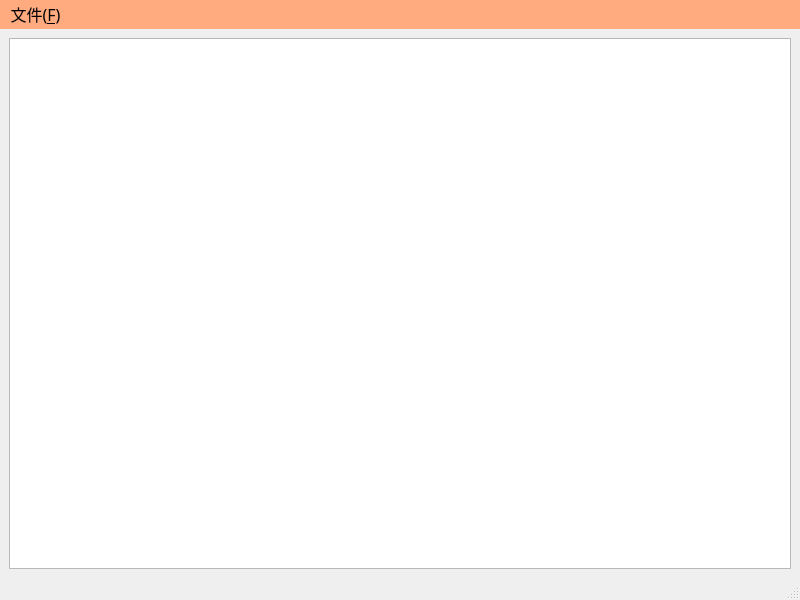
<?xml version="1.0" encoding="UTF-8"?>
<ui version="4.0">
 <class>MainWindow</class>
 <widget class="QMainWindow" name="MainWindow">
  <property name="geometry">
   <rect>
    <x>0</x>
    <y>0</y>
    <width>800</width>
    <height>600</height>
   </rect>
  </property>
  <property name="windowTitle">
   <string>MainWindow</string>
  </property>
  <widget class="QWidget" name="centralwidget">
   <layout class="QGridLayout" name="gridLayout">
    <item row="0" column="0">
     <widget class="QTextEdit" name="textEdit">
      <property name="font">
       <font>
        <family>苹方-简</family>
        <pointsize>14</pointsize>
        <bold>false</bold>
       </font>
      </property>
     </widget>
    </item>
   </layout>
  </widget>
  <widget class="QStatusBar" name="statusbar"/>
  <widget class="QMenuBar" name="menubar">
   <property name="geometry">
    <rect>
     <x>0</x>
     <y>0</y>
     <width>800</width>
     <height>32</height>
    </rect>
   </property>
   <property name="font">
    <font>
     <family>MiSans</family>
     <pointsize>12</pointsize>
    </font>
   </property>
   <property name="styleSheet">
    <string notr="true">background-color: rgb(255, 170, 127);</string>
   </property>
   <widget class="QMenu" name="menu">
    <property name="font">
     <font>
      <family>MiSans</family>
      <pointsize>12</pointsize>
     </font>
    </property>
    <property name="title">
     <string>文件(&amp;F)</string>
    </property>
    <addaction name="actionNew"/>
    <addaction name="actionOpen"/>
    <addaction name="actionClose"/>
    <addaction name="actionSave"/>
    <addaction name="actionSaveAs"/>
    <addaction name="actionExit"/>
    <addaction name="actionCancel"/>
    <addaction name="actionCut"/>
    <addaction name="actionCopy"/>
    <addaction name="actionPaste"/>
    <addaction name="actionFind"/>
    <addaction name="actionVersion"/>
   </widget>
   <addaction name="menu"/>
  </widget>
  <action name="actionNew">
   <property name="icon">
    <iconset resource="res.qrc">
     <normaloff>:/image/res/image_new.svg</normaloff>:/image/res/image_new.svg</iconset>
   </property>
   <property name="text">
    <string>新建(&amp;N)</string>
   </property>
   <property name="font">
    <font>
     <family>MiSans Normal</family>
    </font>
   </property>
   <property name="shortcut">
    <string>Ctrl+N</string>
   </property>
  </action>
  <action name="actionOpen">
   <property name="icon">
    <iconset resource="res.qrc">
     <normaloff>:/image/res/image_open.svg</normaloff>:/image/res/image_open.svg</iconset>
   </property>
   <property name="text">
    <string>打开(&amp;O)</string>
   </property>
   <property name="shortcut">
    <string>Ctrl+O</string>
   </property>
  </action>
  <action name="actionClose">
   <property name="icon">
    <iconset resource="res.qrc">
     <normaloff>:/image/res/image_close.svg</normaloff>:/image/res/image_close.svg</iconset>
   </property>
   <property name="text">
    <string>关闭(&amp;C)</string>
   </property>
   <property name="shortcut">
    <string>Ctrl+W</string>
   </property>
  </action>
  <action name="actionSave">
   <property name="icon">
    <iconset resource="res.qrc">
     <normaloff>:/image/res/image_save.svg</normaloff>:/image/res/image_save.svg</iconset>
   </property>
   <property name="text">
    <string>保存(&amp;S)</string>
   </property>
   <property name="shortcut">
    <string>Ctrl+S</string>
   </property>
  </action>
  <action name="actionSaveAs">
   <property name="icon">
    <iconset resource="res.qrc">
     <normaloff>:/image/res/image_open.svg</normaloff>:/image/res/image_open.svg</iconset>
   </property>
   <property name="text">
    <string>另存为(&amp;A)</string>
   </property>
   <property name="shortcut">
    <string>Ctrl+Shift+S</string>
   </property>
  </action>
  <action name="actionExit">
   <property name="icon">
    <iconset resource="res.qrc">
     <normaloff>:/image/res/image_exit.svg</normaloff>:/image/res/image_exit.svg</iconset>
   </property>
   <property name="text">
    <string>退出(&amp;X)</string>
   </property>
   <property name="shortcut">
    <string>Ctrl+Q</string>
   </property>
  </action>
  <action name="actionCancel">
   <property name="icon">
    <iconset resource="res.qrc">
     <normaloff>:/image/res/image_cancel.svg</normaloff>:/image/res/image_cancel.svg</iconset>
   </property>
   <property name="text">
    <string>撤销(&amp;Z)</string>
   </property>
   <property name="shortcut">
    <string>Ctrl+Z</string>
   </property>
  </action>
  <action name="actionCut">
   <property name="icon">
    <iconset resource="res.qrc">
     <normaloff>:/image/res/image_cut.svg</normaloff>:/image/res/image_cut.svg</iconset>
   </property>
   <property name="text">
    <string>剪切(&amp;X)</string>
   </property>
   <property name="shortcut">
    <string>Ctrl+X</string>
   </property>
  </action>
  <action name="actionCopy">
   <property name="icon">
    <iconset resource="res.qrc">
     <normaloff>:/image/res/image_copy.svg</normaloff>:/image/res/image_copy.svg</iconset>
   </property>
   <property name="text">
    <string>复制(&amp;C)</string>
   </property>
   <property name="shortcut">
    <string>Ctrl+C</string>
   </property>
  </action>
  <action name="actionPaste">
   <property name="icon">
    <iconset resource="res.qrc">
     <normaloff>:/image/res/image_paste.svg</normaloff>:/image/res/image_paste.svg</iconset>
   </property>
   <property name="text">
    <string>粘贴(&amp;V)</string>
   </property>
   <property name="shortcut">
    <string>Ctrl+V</string>
   </property>
  </action>
  <action name="actionFind">
   <property name="icon">
    <iconset resource="res.qrc">
     <normaloff>:/image/res/image_find.svg</normaloff>:/image/res/image_find.svg</iconset>
   </property>
   <property name="text">
    <string>查找(&amp;F)</string>
   </property>
   <property name="shortcut">
    <string>Ctrl+F</string>
   </property>
  </action>
  <action name="actionVersion">
   <property name="icon">
    <iconset resource="res.qrc">
     <normaloff>:/image/res/image_version.svg</normaloff>:/image/res/image_version.svg</iconset>
   </property>
   <property name="text">
    <string>版本说明</string>
   </property>
   <property name="shortcut">
    <string>Ctrl+H</string>
   </property>
  </action>
 </widget>
 <resources>
  <include location="res.qrc"/>
 </resources>
 <connections/>
</ui>
